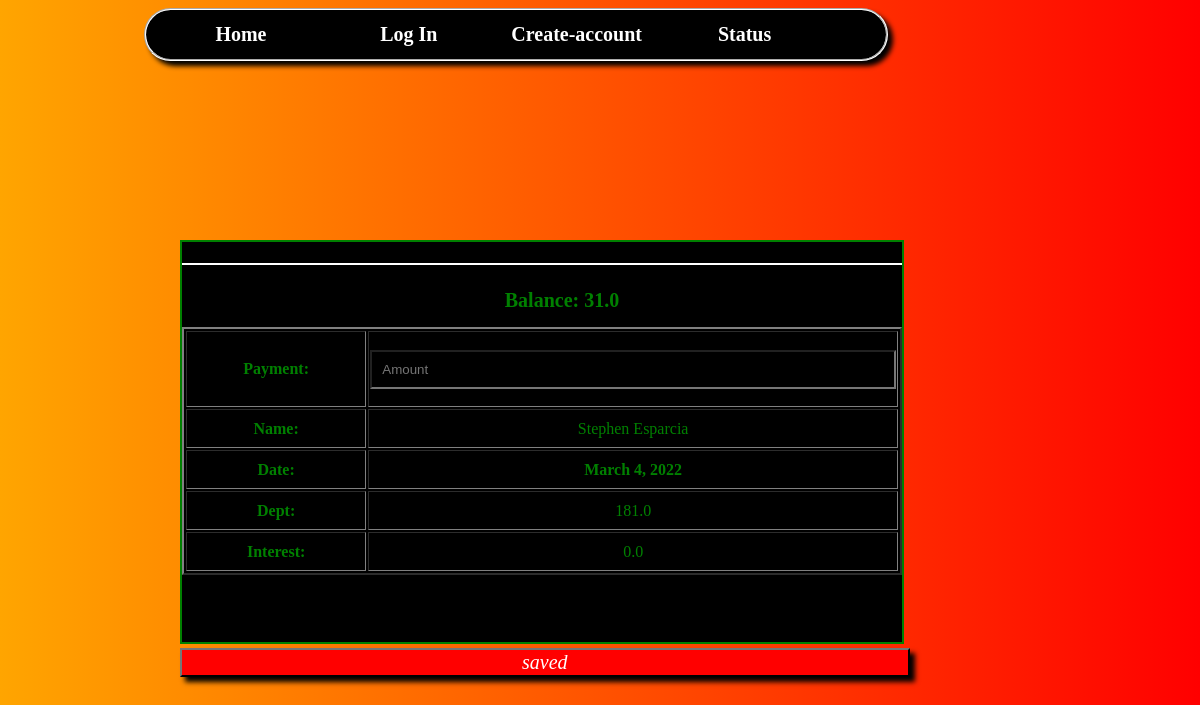
Screenshot of /payment/86/ with the database file from the repository.
### base/models.py (models this page shows, shortened)
class Information(models.Model):
    name = models.CharField(max_length=200)
    host = models.ForeignKey(Name, on_delete=models.CASCADE)
    age = models.IntegerField(default=0)
    dept = models.FloatField(default=0)
    balance = models.FloatField(default=0)
    interest = models.FloatField(default=0)
    bool = models.BooleanField(default=False)
    date = models.DateTimeField(default=datetime.date.today())
    birthday = models.DateTimeField(default=datetime.date(2004, 5, 11))
    interest_bool = models.BooleanField(default=True)

### base/views.py (the view, shortened to what this page needs)
# urls.py: path('payment/<str:pk>/', views.payment, name='payment'),
def payment(request, pk):
    ls = Name.objects.get(id=int(pk))
    t = ls.information_set.get(name=ls)
    return render(request, 'payment.html', {'info': ls, 'date': datetime.date.today()})

### base/models.py (called while the page is built)
    def __str__(self):
        return self.name

### templates/payment.html (shortened to what this page needs)
{% include 'nave_bar.html' %}
{% load static %}
<link rel="stylesheet" href="{% static 'base/css_files/payment.css'%}">
{% block content%}
    <form method="POST" action="">
    {% for i in info.information_set.all%}
    <div class="information">
    <h1 id="cautions"> {{Payment}}</h1>
        <h1 id="balance">Balance: {{ i.balance }}</h1>
        <table border="2px">
            <tr>
                <th>Payment:</th>
                <td><label for="payment"></label><input id="payment" type="number" name="payment" placeholder="Amount"></td>
            </tr>
            <tr>
                <th>Name:</th>
                <td>{{ i.name }}</td>
            </tr>
            <tr>
                <th>Date:</th>
                <th>{{ date}}</th>
            </tr>
            <tr>
                <th>Dept:</th>
                <td>{{ i.dept }}</td>
            </tr>
            <tr>
                <th>Interest:</th>
                <td>{{ i.interest }}</td>
            </tr>
        </table>
    </div>
        <input type="submit" name="paid" value="saved" id="paid">
    {% endfor %}
    </form>
{% endblock %}

### base/static/base/css_files/payment.css (style rules this page uses)
.information { border: 2px solid; position: fixed; left: 15%; top: 30%; width: 60%; height: 50%; background: black; color: green; }
.information #cautions { border-bottom: white 2px solid ; text-align: center; font-family: Impact, serif; }
.information #balance { position: relative; left: 25%; font-family: Impact, serif; font-size: 20px; border: 2px solid black; width: 55%; text-align: center; background: black; color: green; }
.information table { width: 100%; height: 62%; text-align: center; color: green; }
#payment { width : 100%; padding: 10px; color: green; background: black; }
#paid { position: fixed; left: 15%; top: 81%; width: 60.8%; background: red; font-family: impact, serif; font-size: 20px; font-style: italic; color: white; box-shadow: 5px 5px 5px black; border-color: #222222; }
html { background: linear-gradient(to left, red, orange); }

### rows the page displays
Information: balance "31.0", name "Stephen Esparcia", dept "181.0", interest "0.0"
